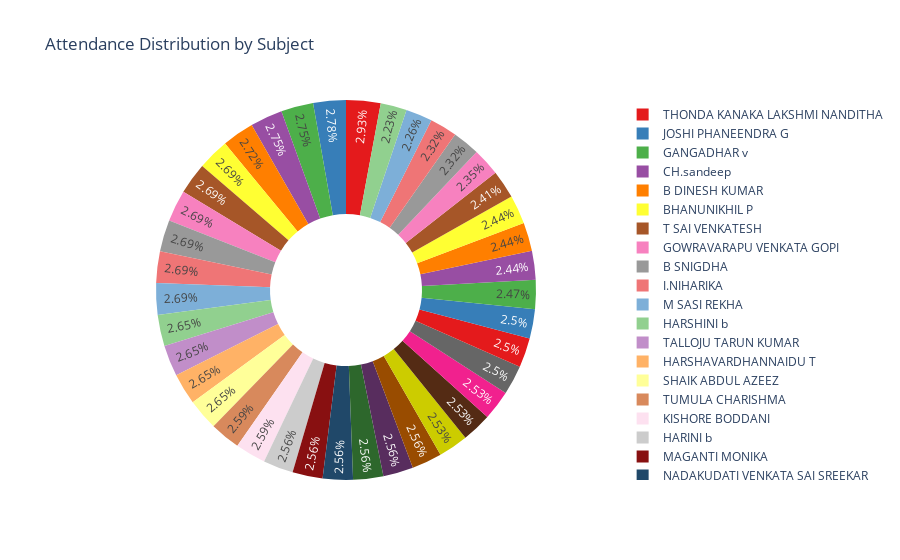
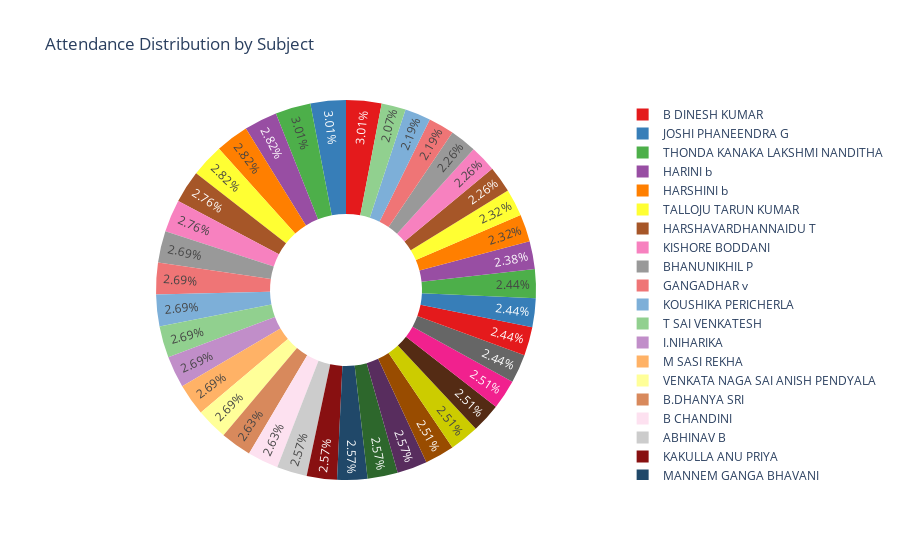
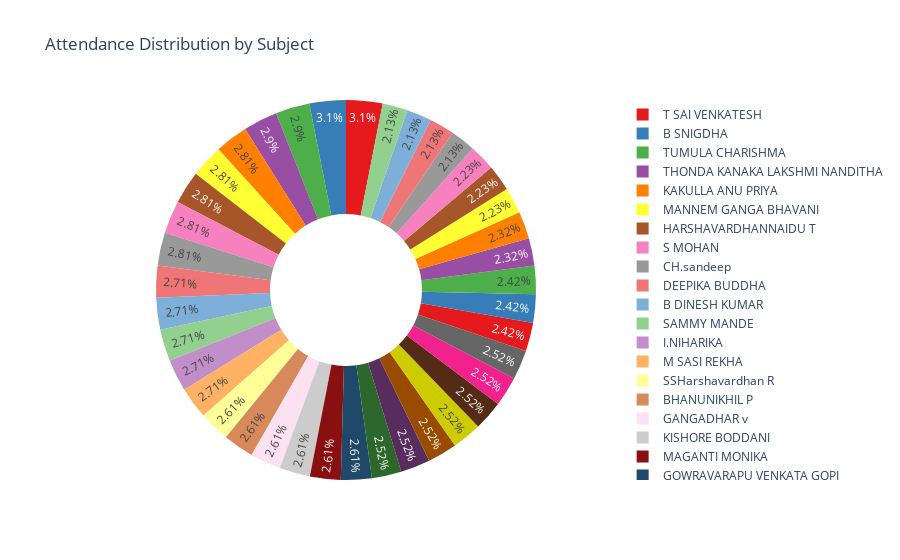
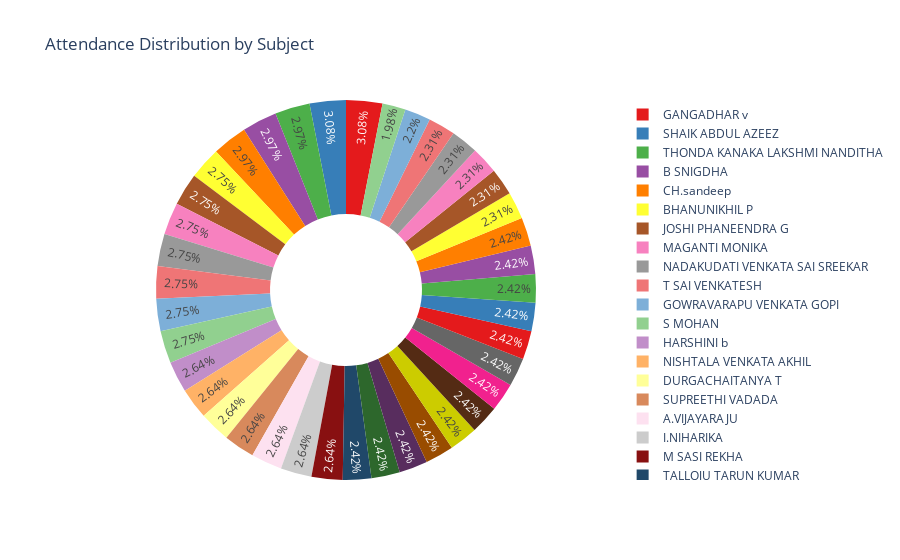

The notebook cell saved with these charts, in order:
### Code cell
import plotly.express as px

# Assuming df is your DataFrame with columns 'Stu Name', 'Subject', and 'Attendance'

# Create a donut chart for attendance distribution
fig = px.pie(df1, names='Stu Name', values='Percentage', title='Attendance Distribution by Subject',
             color_discrete_sequence=px.colors.qualitative.Set1,
             hole=0.4)  # Adjust the hole parameter to control the size of the hole in the center

# Show the plot
fig.show()
fig = px.pie(df_dadm, names='Stu Name', values='Percentage', title='Attendance Distribution by Subject',
             color_discrete_sequence=px.colors.qualitative.Set1,
             hole=0.4)  # Adjust the hole parameter to control the size of the hole in the center

# Show the plot
fig.show()
fig = px.pie(df_tab, names='Stu Name', values='Percentage', title='Attendance Distribution by Subject',
             color_discrete_sequence=px.colors.qualitative.Set1,
             hole=0.4)  # Adjust the hole parameter to control the size of the hole in the center

# Show the plot
fig.show()
fig = px.pie(df_dvsr, names='Stu Name', values='Percentage', title='Attendance Distribution by Subject',
             color_discrete_sequence=px.colors.qualitative.Set1,
             hole=0.4)  # Adjust the hole parameter to control the size of the hole in the center

# Show the plot
fig.show()

### Figure 1 — Plotly figure (JSON) as saved in the notebook; plotly's stock layout.template omitted (floating-point values rounded to 4 significant figures)
{"data": [{"domain": {"x": [0, 1], "y": [0, 1]}, "hole": 0.4, "hovertemplate": "Stu Name=%{label}<br>Percentage=%{value}<extra></extra>", "labels": ["HARINI b", "HARSHINI b", "SSHarshavardhan R", "TALLOJU TARUN KUMAR", "NISHTALA VENKATA AKHIL", "KODAM NIKHIL", "VARADARAJAN LOKESH", "NIDRABANGI KULASEKHAR REDDY", "ABHINAV B", "KAKULLA ANU PRIYA", "BHANUNIKHIL P", "TUMULA CHARISHMA", "DEEPIKA BUDDHA", "B DINESH KUMAR", "DURGACHAITANYA T", "MANNEM GANGA BHAVANI", "GANGADHAR v", "HARSHAVARDHANNAIDU T", "JOSHI PHANEENDRA G", "KISHORE BODDANI", "KOUSHIKA PERICHERLA", "MAGANTI MONIKA", "NADAKUDATI VENKATA SAI SREEKAR", "THONDA KANAKA LAKSHMI NANDITHA", "T SAI VENKATESH", "SUPREETHI VADADA", "GOWRAVARAPU VENKATA GOPI", "SHAIK ABDUL AZEEZ", "S MOHAN", "A.VIJAYARAJU", "SAMMY MANDE ", "B SNIGDHA", "B.DHANYA SRI", "I.NIHARIKA", "M SASI REKHA", "B CHANDINI", "CH.sandeep", "V OMKAR VIVEK", "VENKATA NAGA SAI ANISH PENDYALA"], "legendgroup": "", "name": "", "showlegend": true, "type": "pie", "values": [84, 87, 79, 87, 80, 80, 76, 77, 81, 83, 88, 85, 82, 89, 74, 83, 90, 87, 91, 85, 83, 84, 84, 96, 88, 84, 88, 87, 84, 80, 76, 88, 82, 88, 88, 82, 90, 73, 84]}], "layout": {"autosize": true, "legend": {"tracegroupgap": 0}, "piecolorway": ["rgb(228,26,28)", "rgb(55,126,184)", "rgb(77,175,74)", "rgb(152,78,163)", "rgb(255,127,0)", "rgb(255,255,51)", "rgb(166,86,40)", "rgb(247,129,191)", "rgb(153,153,153)"], "title": {"text": "Attendance Distribution by Subject"}}}

### Figure 2 — Plotly figure (JSON) as saved in the notebook; plotly's stock layout.template omitted (floating-point values rounded to 4 significant figures)
{"data": [{"domain": {"x": [0, 1], "y": [0, 1]}, "hole": 0.4, "hovertemplate": "Stu Name=%{label}<br>Percentage=%{value}<extra></extra>", "labels": ["HARINI b", "HARSHINI b", "SSHarshavardhan R", "TALLOJU TARUN KUMAR", "NISHTALA VENKATA AKHIL", "KODAM NIKHIL", "VARADARAJAN LOKESH", "NIDRABANGI KULASEKHAR REDDY", "ABHINAV B", "KAKULLA ANU PRIYA", "BHANUNIKHIL P", "TUMULA CHARISHMA", "DEEPIKA BUDDHA", "B DINESH KUMAR", "DURGACHAITANYA T", "MANNEM GANGA BHAVANI", "GANGADHAR v", "HARSHAVARDHANNAIDU T", "JOSHI PHANEENDRA G", "KISHORE BODDANI", "KOUSHIKA PERICHERLA", "MAGANTI MONIKA", "NADAKUDATI VENKATA SAI SREEKAR", "THONDA KANAKA LAKSHMI NANDITHA", "T SAI VENKATESH", "SUPREETHI VADADA", "GOWRAVARAPU VENKATA GOPI", "SHAIK ABDUL AZEEZ", "S MOHAN", "A.VIJAYARAJU", "SAMMY MANDE ", "B SNIGDHA", "B.DHANYA SRI", "I.NIHARIKA", "M SASI REKHA", "B CHANDINI", "CH.sandeep", "V OMKAR VIVEK", "VENKATA NAGA SAI ANISH PENDYALA"], "legendgroup": "", "name": "", "showlegend": true, "type": "pie", "values": [93.75, 93.75, 77.08, 93.75, 72.92, 81.25, 75, 77.08, 85.42, 85.42, 89.58, 83.33, 83.33, 100, 72.92, 85.42, 89.58, 91.67, 100, 91.67, 89.58, 81.25, 85.42, 100, 89.58, 79.17, 85.42, 81.25, 81.25, 83.33, 68.75, 75, 87.5, 89.58, 89.58, 87.5, 83.33, 75, 89.58]}], "layout": {"autosize": true, "legend": {"tracegroupgap": 0}, "piecolorway": ["rgb(228,26,28)", "rgb(55,126,184)", "rgb(77,175,74)", "rgb(152,78,163)", "rgb(255,127,0)", "rgb(255,255,51)", "rgb(166,86,40)", "rgb(247,129,191)", "rgb(153,153,153)"], "title": {"text": "Attendance Distribution by Subject"}}}

### Figure 3 — Plotly figure (JSON) as saved in the notebook; plotly's stock layout.template omitted (floating-point values rounded to 4 significant figures)
{"data": [{"domain": {"x": [0, 1], "y": [0, 1]}, "hole": 0.4, "hovertemplate": "Stu Name=%{label}<br>Percentage=%{value}<extra></extra>", "labels": ["HARINI b", "HARSHINI b", "SSHarshavardhan R", "TALLOJU TARUN KUMAR", "NISHTALA VENKATA AKHIL", "KODAM NIKHIL", "VARADARAJAN LOKESH", "NIDRABANGI KULASEKHAR REDDY", "ABHINAV B", "KAKULLA ANU PRIYA", "BHANUNIKHIL P", "TUMULA CHARISHMA", "DEEPIKA BUDDHA", "B DINESH KUMAR", "DURGACHAITANYA T", "MANNEM GANGA BHAVANI", "GANGADHAR v", "HARSHAVARDHANNAIDU T", "JOSHI PHANEENDRA G", "KISHORE BODDANI", "KOUSHIKA PERICHERLA", "MAGANTI MONIKA", "NADAKUDATI VENKATA SAI SREEKAR", "THONDA KANAKA LAKSHMI NANDITHA", "T SAI VENKATESH", "SUPREETHI VADADA", "GOWRAVARAPU VENKATA GOPI", "SHAIK ABDUL AZEEZ", "S MOHAN", "A.VIJAYARAJU", "SAMMY MANDE ", "B SNIGDHA", "B.DHANYA SRI", "I.NIHARIKA", "M SASI REKHA", "B CHANDINI", "CH.sandeep", "V OMKAR VIVEK", "VENKATA NAGA SAI ANISH PENDYALA"], "legendgroup": "", "name": "", "showlegend": true, "type": "pie", "values": [71.88, 75, 84.38, 78.12, 81.25, 71.88, 68.75, 78.12, 68.75, 90.62, 84.38, 93.75, 87.5, 87.5, 68.75, 90.62, 84.38, 90.62, 81.25, 84.38, 71.88, 84.38, 81.25, 93.75, 100, 81.25, 84.38, 81.25, 90.62, 68.75, 87.5, 100, 81.25, 87.5, 87.5, 81.25, 90.62, 78.12, 75]}], "layout": {"autosize": true, "legend": {"tracegroupgap": 0}, "piecolorway": ["rgb(228,26,28)", "rgb(55,126,184)", "rgb(77,175,74)", "rgb(152,78,163)", "rgb(255,127,0)", "rgb(255,255,51)", "rgb(166,86,40)", "rgb(247,129,191)", "rgb(153,153,153)"], "title": {"text": "Attendance Distribution by Subject"}}}

### Figure 4 — Plotly figure (JSON) as saved in the notebook; plotly's stock layout.template omitted (floating-point values rounded to 4 significant figures)
{"data": [{"domain": {"x": [0, 1], "y": [0, 1]}, "hole": 0.4, "hovertemplate": "Stu Name=%{label}<br>Percentage=%{value}<extra></extra>", "labels": ["HARINI b", "HARSHINI b", "SSHarshavardhan R", "TALLOJU TARUN KUMAR", "NISHTALA VENKATA AKHIL", "KODAM NIKHIL", "VARADARAJAN LOKESH", "NIDRABANGI KULASEKHAR REDDY", "ABHINAV B", "KAKULLA ANU PRIYA", "BHANUNIKHIL P", "TUMULA CHARISHMA", "DEEPIKA BUDDHA", "B DINESH KUMAR", "DURGACHAITANYA T", "MANNEM GANGA BHAVANI", "GANGADHAR v", "HARSHAVARDHANNAIDU T", "JOSHI PHANEENDRA G", "KISHORE BODDANI", "KOUSHIKA PERICHERLA", "MAGANTI MONIKA", "NADAKUDATI VENKATA SAI SREEKAR", "THONDA KANAKA LAKSHMI NANDITHA", "T SAI VENKATESH", "SUPREETHI VADADA", "GOWRAVARAPU VENKATA GOPI", "SHAIK ABDUL AZEEZ", "S MOHAN", "A.VIJAYARAJU", "SAMMY MANDE ", "B SNIGDHA", "B.DHANYA SRI", "I.NIHARIKA", "M SASI REKHA", "B CHANDINI", "CH.sandeep", "V OMKAR VIVEK", "VENKATA NAGA SAI ANISH PENDYALA"], "legendgroup": "", "name": "", "showlegend": true, "type": "pie", "values": [75, 85.71, 75, 78.57, 85.71, 78.57, 78.57, 75, 78.57, 78.57, 89.29, 78.57, 78.57, 78.57, 85.71, 78.57, 100, 78.57, 89.29, 78.57, 75, 89.29, 89.29, 96.43, 89.29, 85.71, 89.29, 100, 89.29, 85.71, 71.43, 96.43, 78.57, 85.71, 85.71, 78.57, 96.43, 64.29, 75]}], "layout": {"autosize": true, "legend": {"tracegroupgap": 0}, "piecolorway": ["rgb(228,26,28)", "rgb(55,126,184)", "rgb(77,175,74)", "rgb(152,78,163)", "rgb(255,127,0)", "rgb(255,255,51)", "rgb(166,86,40)", "rgb(247,129,191)", "rgb(153,153,153)"], "title": {"text": "Attendance Distribution by Subject"}}}
